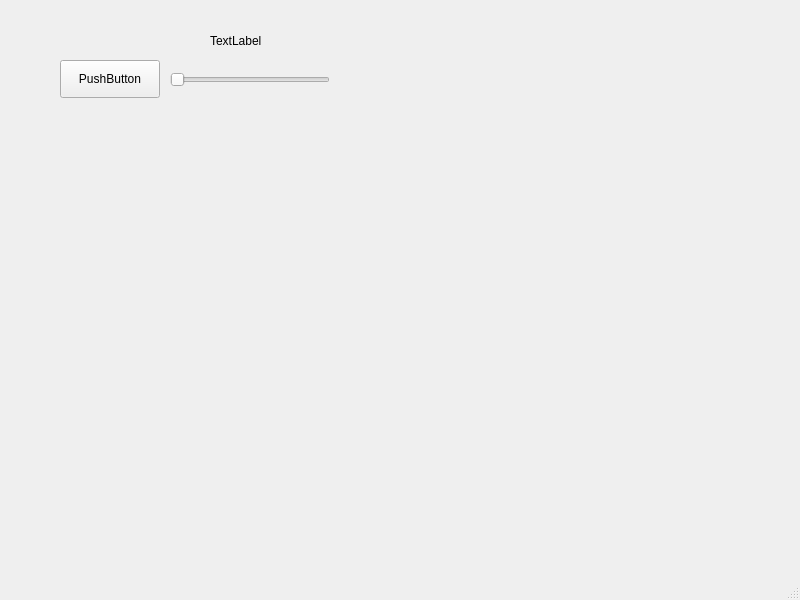
<?xml version="1.0" encoding="UTF-8"?>
<ui version="4.0">
 <class>MainWindow</class>
 <widget class="QMainWindow" name="MainWindow">
  <property name="geometry">
   <rect>
    <x>0</x>
    <y>0</y>
    <width>800</width>
    <height>600</height>
   </rect>
  </property>
  <property name="windowTitle">
   <string>MainWindow</string>
  </property>
  <widget class="QWidget" name="centralwidget">
   <widget class="QPushButton" name="btn_static_red">
    <property name="geometry">
     <rect>
      <x>60</x>
      <y>60</y>
      <width>100</width>
      <height>38</height>
     </rect>
    </property>
    <property name="text">
     <string>PushButton</string>
    </property>
    <property name="flat">
     <bool>false</bool>
    </property>
   </widget>
   <widget class="QSlider" name="slider_brightness">
    <property name="geometry">
     <rect>
      <x>170</x>
      <y>70</y>
      <width>160</width>
      <height>20</height>
     </rect>
    </property>
    <property name="orientation">
     <enum>Qt::Orientation::Horizontal</enum>
    </property>
   </widget>
   <widget class="QLabel" name="lbl_status">
    <property name="geometry">
     <rect>
      <x>210</x>
      <y>30</y>
      <width>67</width>
      <height>21</height>
     </rect>
    </property>
    <property name="text">
     <string>TextLabel</string>
    </property>
   </widget>
  </widget>
  <widget class="QMenuBar" name="menubar">
   <property name="geometry">
    <rect>
     <x>0</x>
     <y>0</y>
     <width>800</width>
     <height>33</height>
    </rect>
   </property>
  </widget>
  <widget class="QStatusBar" name="statusbar"/>
 </widget>
 <resources/>
 <connections/>
</ui>
